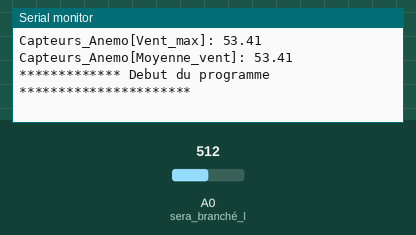
The sketch below on a simulated Arduino Nano, built with avr-gcc and run on an emulated ATmega328P. On the bench: the last lines printed to the serial monitor. The inputs (shaded band) are chosen by the test bench; at power-on: A0 (sera_branché_l) = 512.

Above: at 1.8 s.
1.9 s: A0 (sera_branché_l) set to 716
At 3.3 s:
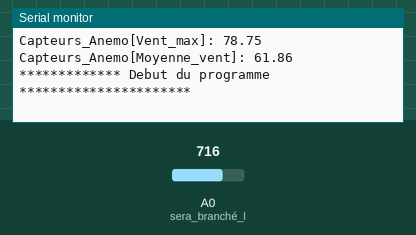
3.4 s: A0 (sera_branché_l) set to 900
At 4.7 s:
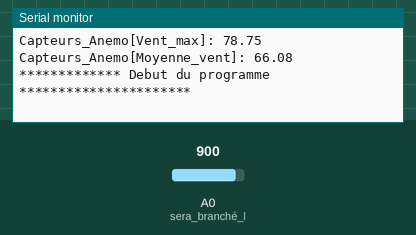
Timing chart, 0 to 6.4 s (numbered marks = the images above; inputs shaded):
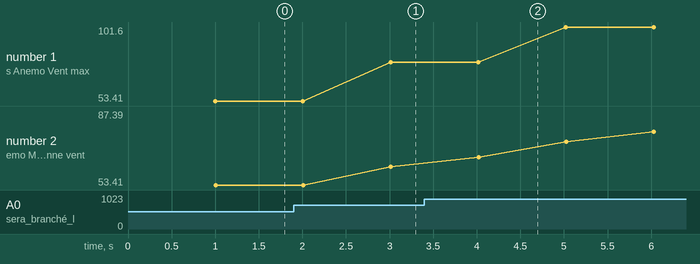

Measured:
- after the input at 1.9 s, the serial monitor: prints a new line after 1.1 s (image 1)
- plotted number 1: 53.41 → 78.75 after the input at 1.9 s, 78.75 → 101.6 after the input at 3.4 s
- plotted number 2: 53.41 → 61.86 after the input at 1.9 s, 61.86 → 87.39 after the input at 3.4 s

The sketch:

arduino_anemo.ino
```cpp
/*
 * Prog pour nano dédié a l'anemo
 */

// **** includes ***********
#include <Arduino.h>
#include <Wire.h>
# define nano_anemo 2 // adresse du nano anemo

float Capteurs_Anemo[2] = { 0, 0};
enum {Moyenne_vent, Vent_max};

float ValeurAnemometre = 0.0;  // valeur lue sur la pin A0
float VoltageConversionConstant = 0.0; // valeur convertie en tension
const float voltageMin = 0.4; // Mininum output voltage from anemometer in mV.
float VitesseVent = 0.0;
const float voltageMax = 5.0; // Maximum output voltage from anemometer in mV.
const float VitesseventMax = 32.5; // Wind speed in meters/sec corresponding to maximum voltage   116km/h
float DernierVentMax = 0.0;
unsigned int i = 1;
float somme = 0;
int nbr_iteration = 1;
float moy = 0;

void MesuresAnemometre();
void Calculs_vitesse();
void Calcul_moyenne();
void Affiche();
void requestEvent();

void setup()
{
  Serial.begin(115200);   // demarre la liaison série affichage PC
  pinMode(A0, INPUT);  // sera branché l'anemometre
  Wire.begin(nano_anemo);
  Wire.onRequest(requestEvent);
}

void loop()
{
  MesuresAnemometre();  // prise mesures
  Calculs_vitesse();
  Calcul_moyenne();
  Affiche();
}
void MesuresAnemometre()
{
  Serial.println("************* Debut du programme **********************");

  ValeurAnemometre = analogRead(A0);
  //Serial.print("sensorValue: "); Serial.println(ValeurAnemometre);
  VoltageConversionConstant = (ValeurAnemometre * 5.0)/1024;  // ne pas utiliser la fonction map() car elle renvoie un entier
  //Serial.print("valeur: "); Serial.print(ValeurAnemometre); Serial.println("   --> sur 5.00V max");
}
void Calculs_vitesse()
{
  if (VoltageConversionConstant <= voltageMin) // si tension convertie < ou = à 0.4V
  {
    VitesseVent = 0;  // vent nul
  }
  else
  {
    VitesseVent = (((VoltageConversionConstant - voltageMin)*VitesseventMax) /(voltageMax - voltageMin))*3.6;  // il y a du vent

    // permet de sauvegarder le vent max
    DernierVentMax = max(DernierVentMax, VitesseVent);
    Capteurs_Anemo[Vent_max] = DernierVentMax;
  }
  //Serial.print("VitesseVent: "); Serial.println(VitesseVent);

  delay(1000);
}
void Calcul_moyenne()
{
  somme = somme + VitesseVent;
  moy = somme / nbr_iteration;
  //Serial.print("nbr_iteration: "); Serial.println(nbr_iteration);
  nbr_iteration++;


  //Serial.print("somme: "); Serial.println(somme);

  //Serial.print("moy: "); Serial.println(moy);

  //Serial.print("VentMax: "); Serial.println(DernierVentMax);

  i++;
  Capteurs_Anemo[Moyenne_vent] = moy;
}
void Affiche()
{
  Serial.print("Capteurs_Anemo[Vent_max]: "); Serial.println(Capteurs_Anemo[Vent_max]);
  Serial.print("Capteurs_Anemo[Moyenne_vent]: "); Serial.println(Capteurs_Anemo[Moyenne_vent]);
}
void requestEvent()
{
  //Serial.println("J'envoi...");
  //Serial.print("Wire.available: "); Serial.println(Wire.available());

  for (char i = 0; i < 4; i++)
  {
    Wire.write(((char*)&Capteurs_Anemo[Moyenne_vent])[i]);
    //Serial.println("MoyVent: "); Serial.println(Capteurs_Anemo[Moyenne_vent]);
  }
  for (i = 0; i < 4; i++)
  {
   Wire.write(((char*)&Capteurs_Anemo[Vent_max])[i]);
   //Serial.println("MaxVent: "); Serial.println(Capteurs_Anemo[Vent_max]);
  }
}


/*
// *** variables pour anemometre ***
float Capteurs_Anemo[2] = { 0, 0};
enum {Moyenne_vent, Vent_max};
char* Noms_Capteurs[2] = {"Moyenne vent: ", "Vent max: "};
char* Symbols[2] = {"Km/h", "Km/h"};

const int NbeMaxMesure = 300; // 300 mesures sur 5 min
uint8_t i = 0;  // permet de compter le nombre de prise de mesure
float TotalAnemometre = 0;
float ValeurAnemometre[NbeMaxMesure] = {0};
float MoyVent = 0.0;
float MaxVent = 0.0;
float voltageMin = .4; // Mininum output voltage from anemometer in mV.
float VitesseVentMin = 0.0; // Wind speed in meters/sec corresponding to minimum voltage
float voltageMax = 5.0; // Maximum output voltage from anemometer in mV.
float VitesseventMax = 32.5; // Wind speed in meters/sec corresponding to maximum voltage   116km/h
float Vanemocalc = 0.0;
float VitesseVent = 0.0;
float sensorVoltage = 0.0; //Variable that stores the voltage (in Volts) from the anemometer being sent to the analog pin
float ValeurMaxTampon = 0.0; // permet de comparer les valeurs du tableau pour trouver la valeur max

#define pinAnemometre 0   // defini a0 pour anemo

void MesuresAnemometre();
void CalculsAnemo();
void Save();
void requestEvent();
void CalculsAnemo();

void setup()
{
  Serial.begin(115200);   // demarre la liaison série affichage PC
  Wire.begin(nano_anemo); // Rejoindre le bus I2C (Pas besoin d adresse pour le maitre)
  pinMode(pinAnemometre, INPUT);  // sera bracher l'anemometre
  Wire.onRequest(requestEvent);
}

void loop()
{
  MesuresAnemometre();  // prise de 300 mesures sur 5 min
  CalculsAnemo();
  Save();
}

void MesuresAnemometre()
{
  // integrer i  a ValeurAnemometre pour les 300 mesures
  Serial.println("******************************************************");
  // Stock 300 valeurs a 1s d'interval
  for (i=0;i<NbeMaxMesure; i++)
  {
    ValeurAnemometre[i] = analogRead(pinAnemometre);   // 1 mesure toutes les secondes
    Serial.print(i); Serial.print("     "); Serial.println(ValeurAnemometre[i]);
    //delay (1000);  // 1 prise se de mesure par seconde
  }
}

void CalculsAnemo()
{
  Serial.println("je suis dans calcul");
  for (i=0; i<NbeMaxMesure; i++)
  {
   Vanemocalc = (ValeurAnemometre[i] * 5)/1024; // convertie la valeur en tension
   Serial.print("Vanemocalc: "); Serial.println(Vanemocalc);
  }
  if (Vanemocalc <= voltageMin) // si tension convertie < ou = a 0.4
  {
    VitesseVent = 0;            // pas de vent
    i += 1;    // comptabilise la prise de mesure
  }
  else
  {
    VitesseVent = (Vanemocalc - voltageMin)/((voltageMax - voltageMin)*3.6);
    i += 1;    // comptabilise la prise de mesure
  }
  Serial.print("VitesseVent: "); Serial.println(VitesseVent);
  //******* permet de definir la valeur max du tableau ***********
  if (ValeurMaxTampon != VitesseVent)
  {
   ValeurMaxTampon = max(ValeurMaxTampon, VitesseVent);
   MaxVent = ValeurMaxTampon;
  }
  else
  {
    ValeurMaxTampon = 0;
    MaxVent = ValeurMaxTampon;
  }
  Serial.print("Vent max: "); Serial.println(MaxVent);

  // a revoir
  TotalAnemometre = TotalAnemometre + VitesseVent;  // somme de toutes les valeurs du tableau
  if (VitesseVent != 0)    // il y a du vent
  {
    MoyVent = TotalAnemometre / (i); // moyenne du tableau
  }
  else
  {
    MoyVent = 0;
  }
  Serial.print("moyenne Vent :");
  Serial.println(MoyVent);
  Serial.println("");
}

void Save()
{
  Capteurs_Anemo[Moyenne_vent] = MoyVent;
  Capteurs_Anemo[Vent_max] = MaxVent;
}

void requestEvent()
{
  Serial.println("J'envoi...");
  Serial.print("Wire.available: "); Serial.println(Wire.available());

  for (char i = 0; i < 4; i++)
  {
    Wire.write(((char*)&Capteurs_Anemo[Moyenne_vent])[i]);
    Serial.println("MoyVent: "); Serial.println(Capteurs_Anemo[Moyenne_vent]);
  }
  for (i = 0; i < 4; i++)
  {
   Wire.write(((char*)&Capteurs_Anemo[Vent_max])[i]);
   Serial.println("MaxVent: "); Serial.println(Capteurs_Anemo[Vent_max]);
  }
}
*/
```
